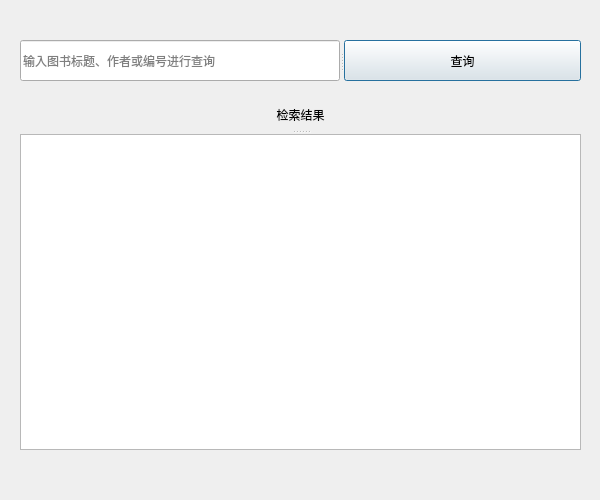
<?xml version="1.0" encoding="UTF-8"?>
<ui version="4.0">
 <class>SearchDialog</class>
 <widget class="QDialog" name="SearchDialog">
  <property name="geometry">
   <rect>
    <x>0</x>
    <y>0</y>
    <width>600</width>
    <height>500</height>
   </rect>
  </property>
  <property name="windowTitle">
   <string>Dialog</string>
  </property>
  <property name="styleSheet">
   <string notr="true"/>
  </property>
  <widget class="QSplitter" name="splitter_3">
   <property name="geometry">
    <rect>
     <x>20</x>
     <y>40</y>
     <width>561</width>
     <height>41</height>
    </rect>
   </property>
   <property name="styleSheet">
    <string notr="true">font: 25 10pt &quot;等线 Light&quot;;</string>
   </property>
   <property name="orientation">
    <enum>Qt::Horizontal</enum>
   </property>
   <widget class="QSplitter" name="splitter_2">
    <property name="orientation">
     <enum>Qt::Vertical</enum>
    </property>
    <widget class="QLineEdit" name="lineEdit">
     <property name="placeholderText">
      <string>输入图书标题、作者或编号进行查询</string>
     </property>
    </widget>
   </widget>
   <widget class="QPushButton" name="Butto_search">
    <property name="text">
     <string>查询</string>
    </property>
   </widget>
  </widget>
  <widget class="QSplitter" name="splitter">
   <property name="geometry">
    <rect>
     <x>20</x>
     <y>100</y>
     <width>561</width>
     <height>350</height>
    </rect>
   </property>
   <property name="orientation">
    <enum>Qt::Vertical</enum>
   </property>
   <widget class="QLabel" name="label">
    <property name="layoutDirection">
     <enum>Qt::LeftToRight</enum>
    </property>
    <property name="styleSheet">
     <string notr="true">font: 25 12pt &quot;等线 Light&quot;;</string>
    </property>
    <property name="text">
     <string>检索结果</string>
    </property>
    <property name="alignment">
     <set>Qt::AlignCenter</set>
    </property>
   </widget>
   <widget class="QTableWidget" name="book_table">
    <property name="styleSheet">
     <string notr="true">font: 75 11pt &quot;等线&quot;;</string>
    </property>
   </widget>
  </widget>
 </widget>
 <resources/>
 <connections/>
</ui>
